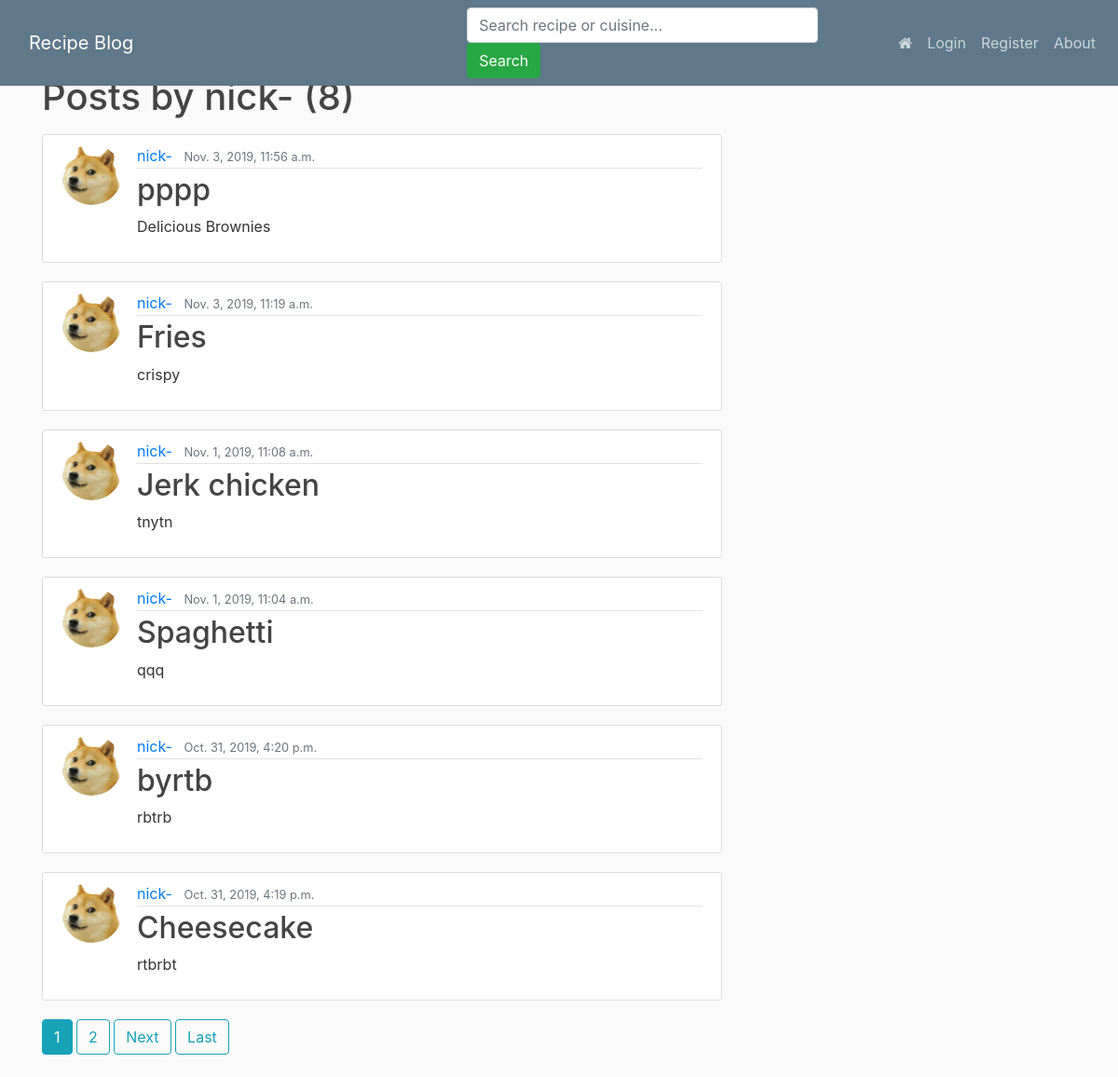
The page /user/nick- on the database its author committed.
### recipe_blog/models.py (models this page shows, shortened)
class Post(models.Model):
    image = models.ImageField(default='no_photo.jpg',
                              upload_to='media/recipe_pics', blank=True)
    recipe = models.CharField(max_length=200)
    description = models.CharField(max_length=200)
    cuisine = models.CharField(
        max_length=50, choices=CUISINE_CHOICES, default='Other')
    ingredients = models.TextField(unique=True)
    method = models.TextField(unique=True)
    date_posted = models.DateTimeField(default=timezone.now)
    author = models.ForeignKey(User, on_delete=models.CASCADE)
    class Meta:
        verbose_name_plural = "posts"

### users/models.py (models this page shows, shortened)
class Profile(models.Model):
    user = models.OneToOneField(User, on_delete=models.CASCADE)
    image = models.ImageField(default='default.jpg', upload_to='profile_pics')

### recipe_blog/views.py (the view)
# urls.py: path('user/<str:username>', UserPostListView.as_view(), name="user-posts"),
class UserPostListView(ListView):
    model = Post
    template_name = 'recipe_blog/user_posts.html'  # <app>/<model>_<viewtype>.html
    context_object_name = 'posts'
    ordering = ['-date_posted']
    paginate_by = 6
    def get_queryset(self):
        user = get_object_or_404(User, username=self.kwargs.get('username'))
        return Post.objects.filter(author=user).order_by('-date_posted')

### recipe_blog/templates/recipe_blog/user_posts.html (shortened to what this page needs)
{% extends "recipe_blog/base.html" %}
{% block content %}
{% load static %}
<h1 class="mb-3">Posts by {{ view.kwargs.username }} ({{ page_obj.paginator.count }})</h1>
{% for post in posts %}
<head>
    <link rel="stylesheet" type="text/css" href="{% static 'recipe_blog/main.css' %}">
</head>
<div class="NonOverflow">
    <article class="media content-section">
        <img class="rounded-circle article-img" src="{{ post.author.profile.image.url }}">
        <div class="media-body">
            <div class="article-metadata">
                <a class="mr-2" href="{% url 'user-posts' post.author.username %}">{{ post.author }}</a>
                <small class="text-muted">{{ post.date_posted }}</small>
            </div>
            <h2><a class="article-title" href="{% url 'post-detail' post.id %}">{{ post.recipe }} </a></h2>
            <p class="article-content">{{ post.description }}</p>
        </div>
    </article>
</div>
{% endfor %}
{% if is_paginated %}
{% for num in page_obj.paginator.page_range %}
{% if page_obj.number == num %}
<a class="btn btn-info mb-4" href="?page={{ num }}">{{ num }}</a>
{% elif num > page_obj.number|add:'-3' and num < page_obj.number|add:'3' %}
<a class="btn btn-outline-info mb-4" href="?page={{ num }}">{{ num }}</a>
{% endif %}
{% endfor %}
{% if page_obj.has_next %}
<a class="btn btn-outline-info mb-4" href="?page={{ page_obj.next_page_number }}">Next</a>
<a class="btn btn-outline-info mb-4" href="?page={{ page_obj.paginator.num_pages }}">Last</a>
{% endif %}
{% endif %}
{% endblock content %}

### recipe_blog/templates/recipe_blog/base.html (shortened to what this page needs)
{% load static %}
<!DOCTYPE html>
<html>
<head>
  <link rel="stylesheet" href="https://stackpath.bootstrapcdn.com/bootstrap/4.3.1/css/bootstrap.min.css"
>
  <link rel="stylesheet" type="text/css" href="{% static 'recipe_blog/main.css' %}">
  <link rel="stylesheet" href="https://cdnjs.cloudflare.com/ajax/libs/font-awesome/4.7.0/css/font-awesome.min.css">
</head>
<body>
  <header class="site-header">
    <nav class="navbar navbar-expand-md navbar-dark bg-steel fixed-top">
      <div class="container">
        <a class="navbar-brand mr-4" href="{% url 'recipe-blog-home' %}">Recipe Blog</a>
        <div class="col-sm-6 col-sm-offset-3">
          <form class="form-inline my-2 my-lg-0" method="GET" action="{% url 'search' %}">
            <input class="form-control mr-sm-2" size="30" type="search" name='q' value='{{ request.GET.q }}'
              placeholder="Search recipe or cuisine..." aria-label="Search">
            <button class="btn btn-success my-1 my-sm-0" type="submit">Search</button>
          </form>
        </div>
      </div>
      <div class="navbar-nav ml-auto">
        <div class="navbar-nav">
          <a class="nav-item nav-link" class="navbar-brand mx-auto" href="{% url 'recipe-blog-home' %}"><i
              class="fa fa-home"></i></a>
          {% if user.is_authenticated %}
          <a class="nav-item nav-link" href="{% url 'post-create' %}">New Recipe</a>
          <a class="nav-item nav-link" href="{% url 'profile' %}">Profile</a>
          <a class="nav-item nav-link" href="{% url 'logout' %}">Logout</a>
          {% else %}
          <a class="nav-item nav-link" href="{% url 'login' %}">Login</a>
          <a class="nav-item nav-link" href="{% url 'register' %}">Register</a>
          {% endif %}
          <a class="nav-item nav-link" href="{% url 'recipe-blog-about' %}">About</a>
        </div>
      </div>
    </nav>
  </header>
  <main role="main" class="container">
    <div class="row">
      <div class="col-md-8">
        {% block content %}{% endblock %}
      </div>
      <div class="col-md-4">
      </div>
    </div>
  </main>
</body>
</html>

### recipe_blog/static/recipe_blog/main.css (style rules this page uses)
body { background: #fafafa; color: #333333; margin-top: 5rem; }
h1, h2, h3, h4, h5, h6 { color: #444444; }
.bg-steel { background-color: #5f788a; }
.site-header .navbar-nav .nav-link { color: #cbd5db; }
.content-section { background: #ffffff; padding: 10px 20px; border: 1px solid #dddddd; border-radius: 3px; margin-bottom: 20px; }
.article-title { color: #444444; }
.article-content { white-space: pre-line; }
.article-img { height: 65px; width: 65px; margin-right: 16px; }
.article-metadata { padding-bottom: 1px; margin-bottom: 4px; border-bottom: 1px solid #e3e3e3 }

### rows shown on the page
Post: author.profile.image (picture), author "nick-", date_posted "Nov. 3, 2019, 11:56 a.m.", recipe "pppp", description "Delicious Brownies"
Post: author.profile.image (picture), author "nick-", date_posted "Nov. 3, 2019, 11:19 a.m.", recipe "Fries", description "crispy"
Post: author.profile.image (picture), author "nick-", date_posted "Nov. 1, 2019, 11:08 a.m.", recipe "Jerk chicken", description "tnytn"
Post: author.profile.image (picture), author "nick-", date_posted "Nov. 1, 2019, 11:04 a.m.", recipe "Spaghetti", description "qqq"
Post: author.profile.image (picture), author "nick-", date_posted "Oct. 31, 2019, 4:20 p.m.", recipe "byrtb", description "rbtrb"
Post: author.profile.image (picture), author "nick-", date_posted "Oct. 31, 2019, 4:19 p.m.", recipe "Cheesecake", description "rtbrbt"

### other values the page prints
{{ view.kwargs.username }} "nick-"
{{ page_obj.paginator.count }} "8"
{{ num }} "1"
{{ num }} "2"
